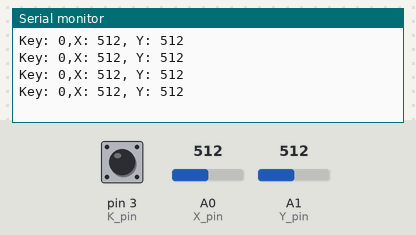
This sketch was run on a simulated Arduino Uno, built with avr-gcc and run on an emulated ATmega328P. On the bench: the last lines printed to the serial monitor. The test bench sets the inputs (shaded band); at power-on: A0 (X_pin) = 512, A1 (Y_pin) = 512, pin 3 (K_pin) HIGH.

Above: at 1.2 s.
1.3 s: A0 (X_pin) set to 716
At 1.71 s:
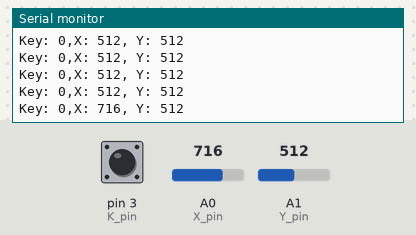
2.8 s: A1 (Y_pin) set to 716
At 2.91 s:
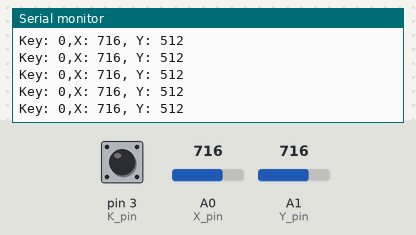
4.3 s: pin 3 (K_pin) pulled LOW for 0.35 s
At 4.72 s:
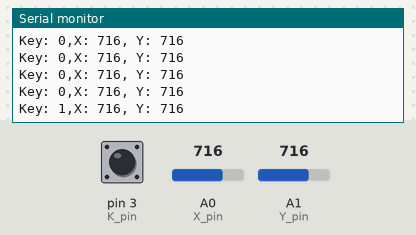
6.1 s: A0 (X_pin) set to 900
At 6.22 s:
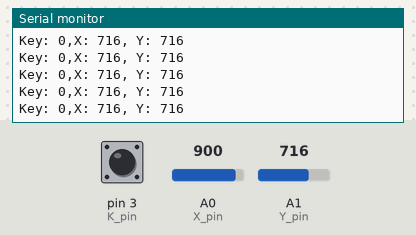
7.6 s: pin 3 (K_pin) pulled LOW for 1 s
At 8.02 s:
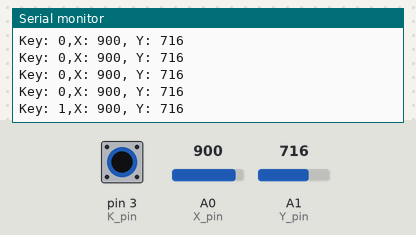
10.1 s: A1 (Y_pin) set to 900
At 10.13 s:
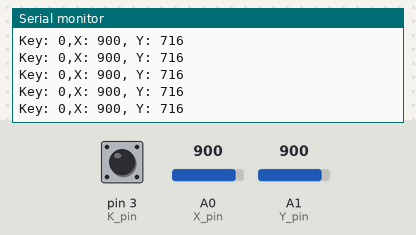
Timing chart, 0 to 12.6 s (numbered marks = the images above; inputs shaded):
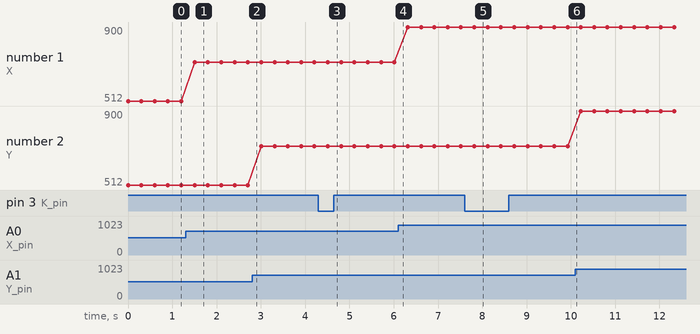

Measured:
- after the input at 1.3 s, the serial monitor: prints a new line after 0.20 s (image 1)
- after the input at 4.3 s, the serial monitor: prints a new line after 0.21 s (image 3)
- after the input at 7.6 s, the serial monitor: prints a new line after 0.22 s (image 5)
- plotted number 1: 512 → 716 after the input at 1.3 s, 716 → 900 after the input at 6.1 s

The sketch:

Joystick.ino
```cpp
//Joystick module

const int K_pin = 3;
const int X_pin = A0;
const int Y_pin = A1;

void setup() {
  pinMode(K_pin, INPUT);
  digitalWrite(K_pin, HIGH); // Press down will read as 0, release will be 1
  Serial.begin(9600);
}

void loop() {
  Serial.print("Key: ");
  Serial.print(1-digitalRead(K_pin));
  Serial.print(",");
  Serial.print("X: ");
  Serial.print(analogRead(X_pin));
  Serial.print(", Y: ");
  Serial.print(analogRead(Y_pin));
  Serial.print("\n");
  delay(300);
}
```
